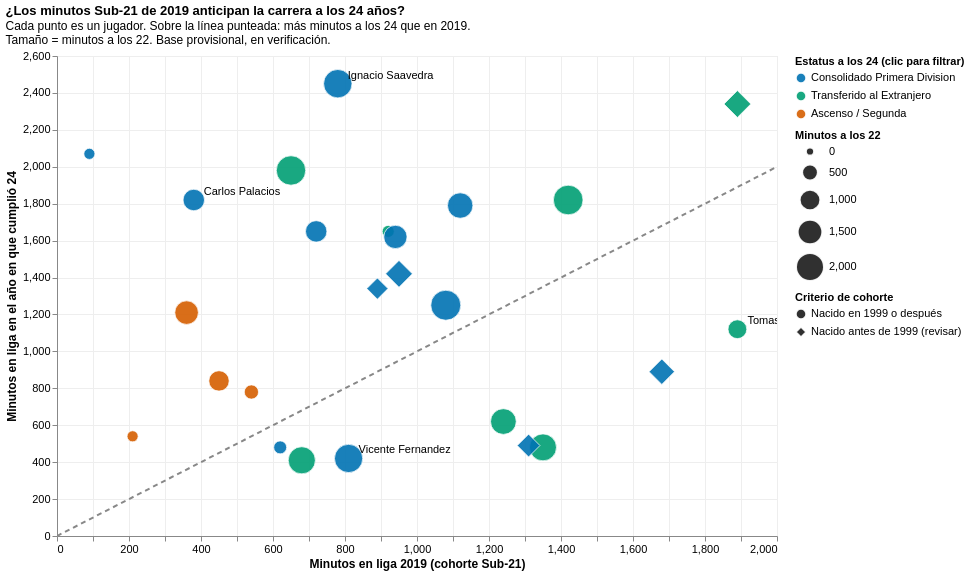

Here is the notebook cell this chart was saved with:
### Code cell
import pandas as pd
import altair as alt
from PIL import Image

CSV_NAME = "cohorte_2019.csv"

# 1. Cargar datos
df = pd.read_csv(CSV_NAME)
df["anio_nac"] = pd.to_datetime(df["fecha_nacimiento"]).dt.year
df["regla"] = df["anio_nac"].apply(
    lambda y: "Nacido en 1999 o después" if y >= 1999 else "Nacido antes de 1999 (revisar)"
)

# 2. Configurar visualización
ESTATUS = ["Consolidado Primera Division", "Transferido al Extranjero", "Ascenso / Segunda"]
COLORES = ["#0072B2", "#009E73", "#D55E00"]
REGLA = ["Nacido en 1999 o después", "Nacido antes de 1999 (revisar)"]
DESTACADOS = ["Ignacio Saavedra", "Tomas Alarcon", "Carlos Palacios", "Vicente Fernandez"]

sel = alt.selection_point(fields=["estatus_carrera_24"], bind="legend")

puntos = (
    alt.Chart(df)
    .mark_point(filled=True, stroke="white", strokeWidth=0.8)
    .encode(
        x=alt.X("minutos_liga_2019:Q", title="Minutos en liga 2019 (cohorte Sub-21)",
                scale=alt.Scale(domain=[0, 2000])),
        y=alt.Y("minutos_liga_edad_24:Q", title="Minutos en liga en el año en que cumplió 24",
                scale=alt.Scale(domain=[0, 2600])),
        color=alt.Color("estatus_carrera_24:N", title="Estatus a los 24 (clic para filtrar)",
                        scale=alt.Scale(domain=ESTATUS, range=COLORES)),
        size=alt.Size("minutos_liga_edad_22:Q", title="Minutos a los 22",
                      scale=alt.Scale(range=[60, 900])),
        shape=alt.Shape("regla:N", title="Criterio de cohorte",
                        scale=alt.Scale(domain=REGLA, range=["circle", "diamond"])),
        opacity=alt.condition(sel, alt.value(0.9), alt.value(0.15)),
        tooltip=[
            alt.Tooltip("nombre_jugador:N", title="Jugador"),
            alt.Tooltip("club_2019:N", title="Club 2019"),
            alt.Tooltip("posicion_especifica:N", title="Posición"),
            alt.Tooltip("minutos_liga_2019:Q", title="Min. 2019", format=","),
            alt.Tooltip("minutos_liga_edad_22:Q", title="Min. a los 22", format=","),
            alt.Tooltip("club_edad_22:N", title="Club a los 22"),
            alt.Tooltip("minutos_liga_edad_24:Q", title="Min. a los 24", format=","),
            alt.Tooltip("club_edad_24:N", title="Club a los 24"),
            alt.Tooltip("ratio_retencion_22:Q", title="Retención a los 22 (%)"),
            alt.Tooltip("estatus_carrera_24:N", title="Estatus a los 24"),
        ],
    )
    .add_params(sel)
    .interactive()
)

diagonal = (
    alt.Chart(pd.DataFrame({"x": [0, 2000], "y": [0, 2000]}))
    .mark_line(strokeDash=[5, 4], color="#888888")
    .encode(x="x:Q", y="y:Q")
)

etiquetas = (
    alt.Chart(df)
    .transform_filter(alt.FieldOneOfPredicate(field="nombre_jugador", oneOf=DESTACADOS))
    .mark_text(align="left", dx=10, dy=-8, fontSize=11)
    .encode(x="minutos_liga_2019:Q", y="minutos_liga_edad_24:Q", text="nombre_jugador:N")
)

grafico = (
    (diagonal + puntos + etiquetas)
    .properties(
        width=720, height=480,
        title=alt.TitleParams(
            "¿Los minutos Sub-21 de 2019 anticipan la carrera a los 24 años?",
            subtitle=["Cada punto es un jugador. Sobre la línea punteada: más minutos a los 24 que en 2019.",
                      "Tamaño = minutos a los 22. Base provisional, en verificación."],
            anchor="start",
        ),
    )
    .configure_axis(grid=True, gridColor="#eeeeee", labelFontSize=11, titleFontSize=12)
    .configure_legend(labelFontSize=11, titleFontSize=11)
)

# 3. Exportar HTML e Imagen
grafico.save("vis_01.html")
grafico.save("vis_01.png", scale_factor=2)
Image.open("vis_01.png").convert("RGB").save("vis_01.jpg", quality=95)

print("¡Listo! vis_01.html y vis_01.jpg generados con éxito.")
grafico

### Figure 1 — Vega-Lite specification as saved in the notebook (floating-point values rounded to 4 significant figures)
{"config": {"view": {"continuousWidth": 300, "continuousHeight": 300}, "axis": {"grid": true, "gridColor": "#eeeeee", "labelFontSize": 11, "titleFontSize": 12}, "legend": {"labelFontSize": 11, "titleFontSize": 11}}, "layer": [{"data": {"name": "data-397bde25ef5c35a141a99dfaed2e751e"}, "mark": {"type": "line", "color": "#888888", "strokeDash": [5, 4]}, "encoding": {"x": {"field": "x", "type": "quantitative"}, "y": {"field": "y", "type": "quantitative"}}}, {"data": {"name": "data-ed8c1d8573c7d50b76c215ea45bd4ee8"}, "mark": {"type": "point", "filled": true, "stroke": "white", "strokeWidth": 0.8}, "encoding": {"color": {"field": "estatus_carrera_24", "scale": {"domain": ["Consolidado Primera Division", "Transferido al Extranjero", "Ascenso / Segunda"], "range": ["#0072B2", "#009E73", "#D55E00"]}, "title": "Estatus a los 24 (clic para filtrar)", "type": "nominal"}, "opacity": {"condition": {"param": "param_1", "value": 0.9}, "value": 0.15}, "shape": {"field": "regla", "scale": {"domain": ["Nacido en 1999 o después", "Nacido antes de 1999 (revisar)"], "range": ["circle", "diamond"]}, "title": "Criterio de cohorte", "type": "nominal"}, "size": {"field": "minutos_liga_edad_22", "scale": {"range": [60, 900]}, "title": "Minutos a los 22", "type": "quantitative"}, "tooltip": [{"field": "nombre_jugador", "title": "Jugador", "type": "nominal"}, {"field": "club_2019", "title": "Club 2019", "type": "nominal"}, {"field": "posicion_especifica", "title": "Posición", "type": "nominal"}, {"field": "minutos_liga_2019", "format": ",", "title": "Min. 2019", "type": "quantitative"}, {"field": "minutos_liga_edad_22", "format": ",", "title": "Min. a los 22", "type": "quantitative"}, {"field": "club_edad_22", "title": "Club a los 22", "type": "nominal"}, {"field": "minutos_liga_edad_24", "format": ",", "title": "Min. a los 24", "type": "quantitative"}, {"field": "club_edad_24", "title": "Club a los 24", "type": "nominal"}, {"field": "ratio_retencion_22", "title": "Retención a los 22 (%)", "type": "quantitative"}, {"field": "estatus_carrera_24", "title": "Estatus a los 24", "type": "nominal"}], "x": {"field": "minutos_liga_2019", "scale": {"domain": [0, 2000]}, "title": "Minutos en liga 2019 (cohorte Sub-21)", "type": "quantitative"}, "y": {"field": "minutos_liga_edad_24", "scale": {"domain": [0, 2600]}, "title": "Minutos en liga en el año en que cumplió 24", "type": "quantitative"}}, "name": "view_1"}, {"data": {"name": "data-ed8c1d8573c7d50b76c215ea45bd4ee8"}, "mark": {"type": "text", "align": "left", "dx": 10, "dy": -8, "fontSize": 11}, "encoding": {"text": {"field": "nombre_jugador", "type": "nominal"}, "x": {"field": "minutos_liga_2019", "type": "quantitative"}, "y": {"field": "minutos_liga_edad_24", "type": "quantitative"}}, "transform": [{"filter": {"field": "nombre_jugador", "oneOf": ["Ignacio Saavedra", "Tomas Alarcon", "Carlos Palacios", "Vicente Fernandez"]}}]}], "height": 480, "params": [{"name": "param_1", "select": {"type": "point", "fields": ["estatus_carrera_24"]}, "bind": "legend", "views": ["view_1"]}, {"name": "param_2", "select": {"type": "interval", "encodings": ["x", "y"]}, "bind": "scales", "views": ["view_1"]}], "title": {"text": "¿Los minutos Sub-21 de 2019 anticipan la carrera a los 24 años?", "anchor": "start", "subtitle": ["Cada punto es un jugador. Sobre la línea punteada: más minutos a los 24 que en 2019.", "Tamaño = minutos a los 22. Base provisional, en verificación."]}, "width": 720, "$schema": "https://vega.github.io/schema/vega-lite/v5.20.1.json", "datasets": {"data-397bde25ef5c35a141a99dfaed2e751e": [{"x": 0, "y": 0}, {"x": 2000, "y": 2000}], "data-ed8c1d8573c7d50b76c215ea45bd4ee8": [{"id_jugador": "CHI-2019-01", "nombre_jugador": "Tomas Alarcon", "fecha_nacimiento": "1999-01-19", "club_2019": "O Higgins", "posicion_especifica": "Pivote", "minutos_liga_2019": 1890, "año_edad_22": 2021, "club_edad_22": "Cadiz CF", "division_edad_22": "Extranjero: LaLiga (España)", "minutos_liga_edad_22": 840, "año_edad_24": 2023, "club_edad_24": "FC Cartagena", "division_edad_24": "Extranjero: LaLiga2 (España)", "minutos_liga_edad_24": 1120, "ratio_retencion_22": 44.4, "estatus_carrera_24": "Transferido al Extranjero", "notas_editoriales": "Transferido a España a mediados de 2021.", "url_fuente_transfermarkt": "https://www.transfermarkt.es/tomas-alarcon/profil/spieler/454238", "anio_nac": 1999, "regla": "Nacido en 1999 o después"}, {"id_jugador": "CHI-2019-02", "nombre_jugador": "Ignacio Saavedra", "fecha_nacimiento": "1999-01-12", "club_2019": "Universidad Catolica", "posicion_especifica": "Pivote", "minutos_liga_2019": 780, "año_edad_22": 2021, "club_edad_22": "Universidad Catolica", "division_edad_22": "Primera Division Chile", "minutos_liga_edad_22": 2140, "año_edad_24": 2023, "club_edad_24": "Universidad Catolica", "division_edad_24": "Primera Division Chile", "minutos_liga_edad_24": 2450, "ratio_retencion_22": 274.4, "estatus_carrera_24": "Consolidado Primera Division", "notas_editoriales": "Titular indiscutido tras superar lesion previa.", "url_fuente_transfermarkt": "https://www.transfermarkt.es/ignacio-saavedra/profil/spieler/401706", "anio_nac": 1999, "regla": "Nacido en 1999 o después"}, {"id_jugador": "CHI-2019-03", "nombre_jugador": "Williams Alarcon", "fecha_nacimiento": "2000-11-20", "club_2019": "Colo-Colo", "posicion_especifica": "Mediocentro", "minutos_liga_2019": 650, "año_edad_22": 2022, "club_edad_22": "Union La Calera", "division_edad_22": "Primera Division Chile", "minutos_liga_edad_22": 2310, "año_edad_24": 2024, "club_edad_24": "Huracan", "division_edad_24": "Extranjero: Liga Profesional (Argentina)", "minutos_liga_edad_24": 1980, "ratio_retencion_22": 355.4, "estatus_carrera_24": "Transferido al Extranjero", "notas_editoriales": "Consolidado en La Calera y vendido a Argentina.", "url_fuente_transfermarkt": "https://www.transfermarkt.es/williams-alarcon/profil/spieler/535973", "anio_nac": 2000, "regla": "Nacido en 1999 o después"}, {"id_jugador": "CHI-2019-04", "nombre_jugador": "Diego Valencia", "fecha_nacimiento": "2000-01-14", "club_2019": "Universidad Catolica", "posicion_especifica": "Delantero Centro", "minutos_liga_2019": 920, "año_edad_22": 2022, "club_edad_22": "Salernitana", "division_edad_22": "Extranjero: Serie A (Italia)", "minutos_liga_edad_22": 240, "año_edad_24": 2024, "club_edad_24": "Atromitos", "division_edad_24": "Extranjero: Superliga (Grecia)", "minutos_liga_edad_24": 1650, "ratio_retencion_22": 26.1, "estatus_carrera_24": "Transferido al Extranjero", "notas_editoriales": "Goleador en la UC y transferido a Italia.", "url_fuente_transfermarkt": "https://www.transfermarkt.es/diego-valencia/profil/spieler/490439", "anio_nac": 2000, "regla": "Nacido en 1999 o después"}, {"id_jugador": "CHI-2019-05", "nombre_jugador": "Ivan Morales", "fecha_nacimiento": "1999-07-29", "club_2019": "Colo-Colo", "posicion_especifica": "Delantero Centro", "minutos_liga_2019": 680, "año_edad_22": 2021, "club_edad_22": "Colo-Colo", "division_edad_22": "Primera Division Chile", "minutos_liga_edad_22": 1940, "año_edad_24": 2023, "club_edad_24": "Cruz Azul", "division_edad_24": "Extranjero: Liga MX (Mexico)", "minutos_liga_edad_24": 410, "ratio_retencion_22": 285.3, "estatus_carrera_24": "Transferido al Extranjero", "notas_editoriales": "Traspasado a Mexico a inicios de 2022.", "url_fuente_transfermarkt": "https://www.transfermarkt.es/ivan-morales/profil/spieler/451421", "anio_nac": 1999, "regla": "Nacido en 1999 o después"}, {"id_jugador": "CHI-2019-06", "nombre_jugador": "Vicente Fernandez", "fecha_nacimiento": "1999-02-17", "club_2019": "Union La Calera", "posicion_especifica": "Lateral Izquierdo", "minutos_liga_2019": 810, "año_edad_22": 2021, "club_edad_22": "Palestino", "division_edad_22": "Primera Division Chile", "minutos_liga_edad_22": 2120, "año_edad_24": 2023, "club_edad_24": "Universidad de Chile", "division_edad_24": "Primera Division Chile", "minutos_liga_edad_24": 420, "ratio_retencion_22": 261.7, "estatus_carrera_24": "Consolidado Primera Division", "notas_editoriales": "Continuidad en Primera; paso por Talleres y cesiones.", "url_fuente_transfermarkt": "https://www.transfermarkt.es/vicente-fernandez/profil/spieler/432095", "anio_nac": 1999, "regla": "Nacido en 1999 o después"}, {"id_jugador": "CHI-2019-07", "nombre_jugador": "Nicolas Guerra", "fecha_nacimiento": "1999-01-09", "club_2019": "Universidad de Chile", "posicion_especifica": "Delantero Centro", "minutos_liga_2019": 1120, "año_edad_22": 2021, "club_edad_22": "Nublense", "division_edad_22": "Primera Division Chile", "minutos_liga_edad_22": 1680, "año_edad_24": 2023, "club_edad_24": "Universidad de Chile", "division_edad_24": "Primera Division Chile", "minutos_liga_edad_24": 1790, "ratio_retencion_22": 150.0, "estatus_carrera_24": "Consolidado Primera Division", "notas_editoriales": "Consolidado tras cesion exitosa a Nublense.", "url_fuente_transfermarkt": "https://www.transfermarkt.es/nicolas-guerra/profil/spieler/477464", "anio_nac": 1999, "regla": "Nacido en 1999 o después"}, {"id_jugador": "CHI-2019-08", "nombre_jugador": "Camilo Moya", "fecha_nacimiento": "1998-03-19", "club_2019": "Universidad de Chile", "posicion_especifica": "Pivote", "minutos_liga_2019": 950, "año_edad_22": 2020, "club_edad_22": "Universidad de Chile", "division_edad_22": "Primera Division Chile", "minutos_liga_edad_22": 1890, "año_edad_24": 2022, "club_edad_24": "O Higgins", "division_edad_24": "Primera Division Chile", "minutos_liga_edad_24": 1420, "ratio_retencion_22": 198.9, "estatus_carrera_24": "Consolidado Primera Division", "notas_editoriales": "Regular en Primera con la U y O'Higgins.", "url_fuente_transfermarkt": "https://www.transfermarkt.es/camilo-moya/profil/spieler/401704", "anio_nac": 1998, "regla": "Nacido antes de 1999 (revisar)"}, {"id_jugador": "CHI-2019-09", "nombre_jugador": "Carlos Palacios", "fecha_nacimiento": "2000-07-20", "club_2019": "Union Española", "posicion_especifica": "Extremo Derecho", "minutos_liga_2019": 380, "año_edad_22": 2022, "club_edad_22": "Vasco da Gama", "division_edad_22": "Extranjero: Serie B (Brasil)", "minutos_liga_edad_22": 1150, "año_edad_24": 2024, "club_edad_24": "Colo-Colo", "division_edad_24": "Primera Division Chile", "minutos_liga_edad_24": 1820, "ratio_retencion_22": 302.6, "estatus_carrera_24": "Consolidado Primera Division", "notas_editoriales": "Vendido a Inter de Porto Alegre; retorno estelar a Chile.", "url_fuente_transfermarkt": "https://www.transfermarkt.es/carlos-palacios/profil/spieler/574516", "anio_nac": 2000, "regla": "Nacido en 1999 o después"}, {"id_jugador": "CHI-2019-10", "nombre_jugador": "Victor Mendez", "fecha_nacimiento": "1999-09-23", "club_2019": "Union Española", "posicion_especifica": "Mediocentro", "minutos_liga_2019": 1420, "año_edad_22": 2021, "club_edad_22": "Union Española", "division_edad_22": "Primera Division Chile", "minutos_liga_edad_22": 2350, "año_edad_24": 2023, "club_edad_24": "CSKA Moscu", "division_edad_24": "Extranjero: Premier Liga (Rusia)", "minutos_liga_edad_24": 1820, "ratio_retencion_22": 165.5, "estatus_carrera_24": "Transferido al Extranjero", "notas_editoriales": "Capitan en Union Espanola y vendido a Rusia.", "url_fuente_transfermarkt": "https://www.transfermarkt.es/victor-mendez/profil/spieler/534125", "anio_nac": 1999, "regla": "Nacido en 1999 o después"}, {"id_jugador": "CHI-2019-11", "nombre_jugador": "Javier Altamirano", "fecha_nacimiento": "1999-08-21", "club_2019": "Huachipato", "posicion_especifica": "Mediapunta", "minutos_liga_2019": 1350, "año_edad_22": 2021, "club_edad_22": "Huachipato", "division_edad_22": "Primera Division Chile", "minutos_liga_edad_22": 1910, "año_edad_24": 2023, "club_edad_24": "Estudiantes LP", "division_edad_24": "Extranjero: Liga Profesional (Argentina)", "minutos_liga_edad_24": 480, "ratio_retencion_22": 141.5, "estatus_carrera_24": "Transferido al Extranjero", "notas_editoriales": "Campeon con Huachipato 2023 y vendido a Argentina.", "url_fuente_transfermarkt": "https://www.transfermarkt.es/javier-altamirano/profil/spieler/492476", "anio_nac": 1999, "regla": "Nacido en 1999 o después"}, {"id_jugador": "CHI-2019-12", "nombre_jugador": "Ignacio Tapia", "fecha_nacimiento": "1999-02-22", "club_2019": "Huachipato", "posicion_especifica": "Defensa Central", "minutos_liga_2019": 1080, "año_edad_22": 2021, "club_edad_22": "Huachipato", "division_edad_22": "Primera Division Chile", "minutos_liga_edad_22": 2410, "año_edad_24": 2023, "club_edad_24": "Universidad de Chile", "division_edad_24": "Primera Division Chile", "minutos_liga_edad_24": 1250, "ratio_retencion_22": 223.1, "estatus_carrera_24": "Consolidado Primera Division", "notas_editoriales": "Titular en Huachipato y transferido a la U.", "url_fuente_transfermarkt": "https://www.transfermarkt.es/ignacio-tapia/profil/spieler/451422", "anio_nac": 1999, "regla": "Nacido en 1999 o después"}, {"id_jugador": "CHI-2019-13", "nombre_jugador": "Antonio Castillo", "fecha_nacimiento": "1999-11-20", "club_2019": "Huachipato", "posicion_especifica": "Lateral Izquierdo", "minutos_liga_2019": 720, "año_edad_22": 2021, "club_edad_22": "Huachipato", "division_edad_22": "Primera Division Chile", "minutos_liga_edad_22": 1140, "año_edad_24": 2023, "club_edad_24": "Huachipato", "division_edad_24": "Primera Division Chile", "minutos_liga_edad_24": 1650, "ratio_retencion_22": 158.3, "estatus_carrera_24": "Consolidado Primera Division", "notas_editoriales": "Consolidado como lateral en Primera.", "url_fuente_transfermarkt": "https://www.transfermarkt.es/antonio-castillo/profil/spieler/634458", "anio_nac": 1999, "regla": "Nacido en 1999 o después"}, {"id_jugador": "CHI-2019-14", "nombre_jugador": "Diego Gonzalez", "fecha_nacimiento": "1998-04-29", "club_2019": "O Higgins", "posicion_especifica": "Defensa Central", "minutos_liga_2019": 890, "año_edad_22": 2020, "club_edad_22": "O Higgins", "division_edad_22": "Primera Division Chile", "minutos_liga_edad_22": 1120, "año_edad_24": 2022, "club_edad_24": "O Higgins", "division_edad_24": "Primera Division Chile", "minutos_liga_edad_24": 1340, "ratio_retencion_22": 125.8, "estatus_carrera_24": "Consolidado Primera Division", "notas_editoriales": "Rotacion defensiva constante en Primera.", "url_fuente_transfermarkt": "https://www.transfermarkt.es/diego-gonzalez/profil/spieler/401700", "anio_nac": 1998, "regla": "Nacido antes de 1999 (revisar)"}, {"id_jugador": "CHI-2019-15", "nombre_jugador": "David Salazar", "fecha_nacimiento": "1999-04-19", "club_2019": "O Higgins", "posicion_especifica": "Delantero Centro", "minutos_liga_2019": 540, "año_edad_22": 2021, "club_edad_22": "Magallanes", "division_edad_22": "Primera B Chile", "minutos_liga_edad_22": 410, "año_edad_24": 2023, "club_edad_24": "Deportes Santa Cruz", "division_edad_24": "Primera B Chile", "minutos_liga_edad_24": 780, "ratio_retencion_22": 75.9, "estatus_carrera_24": "Ascenso / Segunda", "notas_editoriales": "Perdio continuidad en Primera y paso al ascenso.", "url_fuente_transfermarkt": "https://www.transfermarkt.es/david-salazar/profil/spieler/401701", "anio_nac": 1999, "regla": "Nacido en 1999 o después"}, {"id_jugador": "CHI-2019-16", "nombre_jugador": "Matias Sepulveda", "fecha_nacimiento": "1999-03-12", "club_2019": "O Higgins", "posicion_especifica": "Mediocentro", "minutos_liga_2019": 940, "año_edad_22": 2021, "club_edad_22": "O Higgins", "division_edad_22": "Primera Division Chile", "minutos_liga_edad_22": 1380, "año_edad_24": 2023, "club_edad_24": "Audax Italiano", "division_edad_24": "Primera Division Chile", "minutos_liga_edad_24": 1620, "ratio_retencion_22": 146.8, "estatus_carrera_24": "Consolidado Primera Division", "notas_editoriales": "Regular en Audax y posterior fichaje en la U.", "url_fuente_transfermarkt": "https://www.transfermarkt.es/matias-sepulveda/profil/spieler/454247", "anio_nac": 1999, "regla": "Nacido en 1999 o después"}, {"id_jugador": "CHI-2019-17", "nombre_jugador": "Matias Cavalleri", "fecha_nacimiento": "1997-04-08", "club_2019": "Curico Unido", "posicion_especifica": "Extremo Derecho", "minutos_liga_2019": 1310, "año_edad_22": 2019, "club_edad_22": "Curico Unido", "division_edad_22": "Primera Division Chile", "minutos_liga_edad_22": 1310, "año_edad_24": 2021, "club_edad_24": "Union La Calera", "division_edad_24": "Primera Division Chile", "minutos_liga_edad_24": 490, "ratio_retencion_22": 100.0, "estatus_carrera_24": "Consolidado Primera Division", "notas_editoriales": "Titular en Curico; posterior baja de minutos.", "url_fuente_transfermarkt": "https://www.transfermarkt.es/matias-cavalleri/profil/spieler/577033", "anio_nac": 1997, "regla": "Nacido antes de 1999 (revisar)"}, {"id_jugador": "CHI-2019-18", "nombre_jugador": "Jens Buss", "fecha_nacimiento": "1997-01-24", "club_2019": "Curico Unido", "posicion_especifica": "Lateral Derecho", "minutos_liga_2019": 1680, "año_edad_22": 2019, "club_edad_22": "Curico Unido", "division_edad_22": "Primera Division Chile", "minutos_liga_edad_22": 1680, "año_edad_24": 2021, "club_edad_24": "Deportes Antofagasta", "division_edad_24": "Primera Division Chile", "minutos_liga_edad_24": 890, "ratio_retencion_22": 100.0, "estatus_carrera_24": "Consolidado Primera Division", "notas_editoriales": "Paso por Antofagasta y Cobresal.", "url_fuente_transfermarkt": "https://www.transfermarkt.es/jens-buss/profil/spieler/577034", "anio_nac": 1997, "regla": "Nacido antes de 1999 (revisar)"}, {"id_jugador": "CHI-2019-19", "nombre_jugador": "Branco Provoste", "fecha_nacimiento": "2000-04-14", "club_2019": "Colo-Colo", "posicion_especifica": "Mediapunta", "minutos_liga_2019": 450, "año_edad_22": 2022, "club_edad_22": "Nublense", "division_edad_22": "Primera Division Chile", "minutos_liga_edad_22": 1020, "año_edad_24": 2024, "club_edad_24": "Deportes Limache", "division_edad_24": "Primera B Chile", "minutos_liga_edad_24": 840, "ratio_retencion_22": 226.7, "estatus_carrera_24": "Ascenso / Segunda", "notas_editoriales": "Salio libre de Colo-Colo hacia Nublense y luego Limache.", "url_fuente_transfermarkt": "https://www.transfermarkt.es/branco-provoste/profil/spieler/401703", "anio_nac": 2000, "regla": "Nacido en 1999 o después"}, {"id_jugador": "CHI-2019-20", "nombre_jugador": "Carlo Villanueva", "fecha_nacimiento": "1999-02-10", "club_2019": "Colo-Colo", "posicion_especifica": "Mediapunta", "minutos_liga_2019": 620, "año_edad_22": 2021, "club_edad_22": "Colo-Colo", "division_edad_22": "Primera Division Chile", "minutos_liga_edad_22": 310, "año_edad_24": 2023, "club_edad_24": "Huachipato", "division_edad_24": "Primera Division Chile", "minutos_liga_edad_24": 480, "ratio_retencion_22": 50.0, "estatus_carrera_24": "Consolidado Primera Division", "notas_editoriales": "Jugador de rotacion permanente en Primera.", "url_fuente_transfermarkt": "https://www.transfermarkt.es/carlo-villanueva/profil/spieler/451420", "anio_nac": 1999, "regla": "Nacido en 1999 o después"}, {"id_jugador": "CHI-2019-21", "nombre_jugador": "Lucas Alarcon", "fecha_nacimiento": "2000-03-13", "club_2019": "Universidad de Chile", "posicion_especifica": "Defensa Central", "minutos_liga_2019": 360, "año_edad_22": 2022, "club_edad_22": "Deportes La Serena", "division_edad_22": "Primera Division Chile", "minutos_liga_edad_22": 1420, "año_edad_24": 2024, "club_edad_24": "Deportes Recoleta", "division_edad_24": "Primera B Chile", "minutos_liga_edad_24": 1210, "ratio_retencion_22": 394.4, "estatus_carrera_24": "Ascenso / Segunda", "notas_editoriales": "Sin espacio en la U; consolidado en Primera B.", "url_fuente_transfermarkt": "https://www.transfermarkt.es/lucas-alarcon/profil/spieler/535974", "anio_nac": 2000, "regla": "Nacido en 1999 o después"}, {"id_jugador": "CHI-2019-22", "nombre_jugador": "Cristobal Campos", "fecha_nacimiento": "1999-08-27", "club_2019": "Universidad de Chile", "posicion_especifica": "Portero", "minutos_liga_2019": 90, "año_edad_22": 2021, "club_edad_22": "Universidad de Chile", "division_edad_22": "Primera Division Chile", "minutos_liga_edad_22": 180, "año_edad_24": 2023, "club_edad_24": "Universidad de Chile", "division_edad_24": "Primera Division Chile", "minutos_liga_edad_24": 2070, "ratio_retencion_22": 200.0, "estatus_carrera_24": "Consolidado Primera Division", "notas_editoriales": "Titular en la U en 2023; paso posterior a San Antonio.", "url_fuente_transfermarkt": "https://www.transfermarkt.es/cristobal-campos/profil/spieler/401705", "anio_nac": 1999, "regla": "Nacido en 1999 o después"}, {"id_jugador": "CHI-2019-23", "nombre_jugador": "Tomas Sandoval", "fecha_nacimiento": "1999-03-30", "club_2019": "Colon / San Antonio", "posicion_especifica": "Delantero Centro", "minutos_liga_2019": 210, "año_edad_22": 2021, "club_edad_22": "Platense", "division_edad_22": "Extranjero: Liga Profesional (Argentina)", "minutos_liga_edad_22": 180, "año_edad_24": 2023, "club_edad_24": "Quilmes", "division_edad_24": "Extranjero: Primera B Nacional (Argentina)", "minutos_liga_edad_24": 540, "ratio_retencion_22": 85.7, "estatus_carrera_24": "Ascenso / Segunda", "notas_editoriales": "Cesiones en divisiones de ascenso.", "url_fuente_transfermarkt": "https://www.transfermarkt.es/tomas-sandoval/profil/spieler/426027", "anio_nac": 1999, "regla": "Nacido en 1999 o después"}, {"id_jugador": "CHI-2019-24", "nombre_jugador": "Alex Ibacache", "fecha_nacimiento": "1999-01-11", "club_2019": "Everton", "posicion_especifica": "Lateral Izquierdo", "minutos_liga_2019": 1240, "año_edad_22": 2021, "club_edad_22": "Curico Unido", "division_edad_22": "Primera Division Chile", "minutos_liga_edad_22": 1720, "año_edad_24": 2023, "club_edad_24": "San Lorenzo / Belgrano", "division_edad_24": "Extranjero: Liga Profesional (Argentina)", "minutos_liga_edad_24": 620, "ratio_retencion_22": 138.7, "estatus_carrera_24": "Transferido al Extranjero", "notas_editoriales": "Traspasado al futbol argentino en 2023 tras buenas campanas.", "url_fuente_transfermarkt": "https://www.transfermarkt.es/alex-ibacache/profil/spieler/577035", "anio_nac": 1999, "regla": "Nacido en 1999 o después"}, {"id_jugador": "CHI-2019-25", "nombre_jugador": "Gabriel Suazo", "fecha_nacimiento": "1997-08-09", "club_2019": "Colo-Colo", "posicion_especifica": "Lateral Izquierdo", "minutos_liga_2019": 1890, "año_edad_22": 2019, "club_edad_22": "Colo-Colo", "division_edad_22": "Primera Division Chile", "minutos_liga_edad_22": 1890, "año_edad_24": 2021, "club_edad_24": "Colo-Colo", "division_edad_24": "Primera Division Chile", "minutos_liga_edad_24": 2340, "ratio_retencion_22": 100.0, "estatus_carrera_24": "Transferido al Extranjero", "notas_editoriales": "Consolidado como capitan en Colo-Colo y vendido al Toulouse.", "url_fuente_transfermarkt": "https://www.transfermarkt.es/gabriel-suazo/profil/spieler/381456", "anio_nac": 1997, "regla": "Nacido antes de 1999 (revisar)"}]}}
